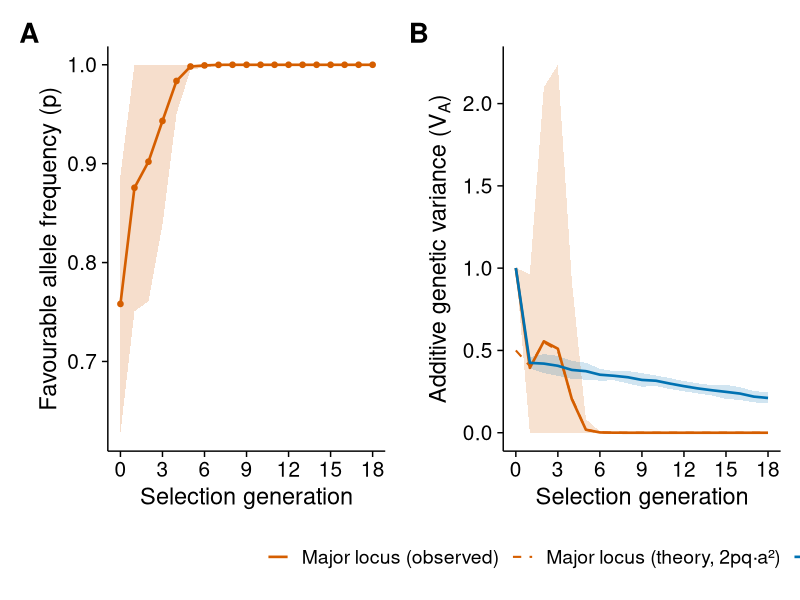
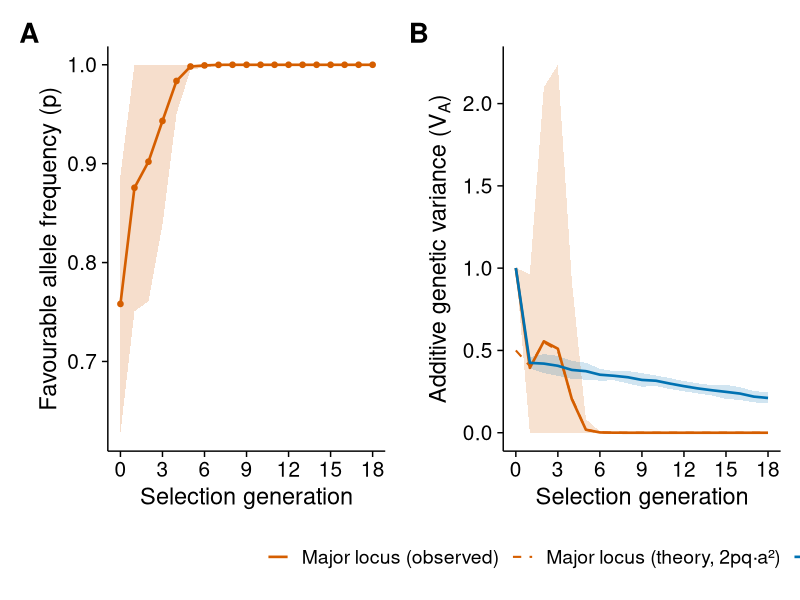
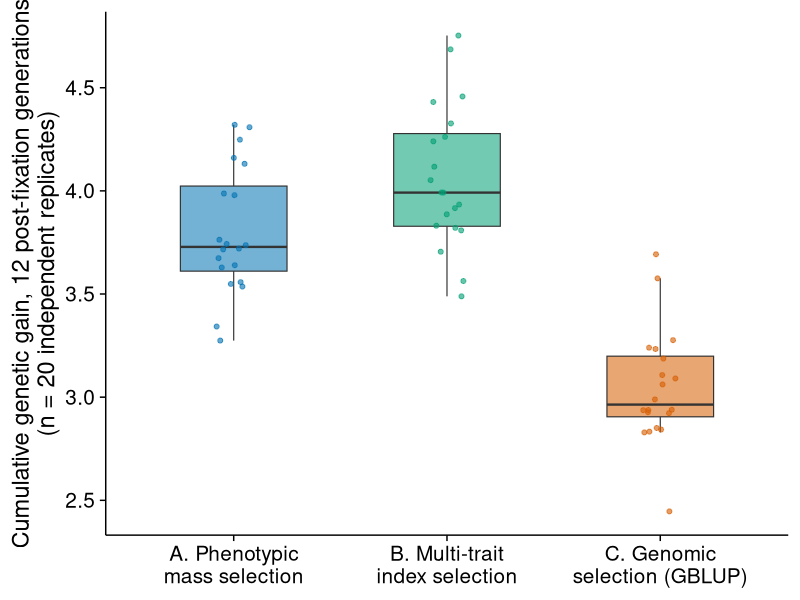
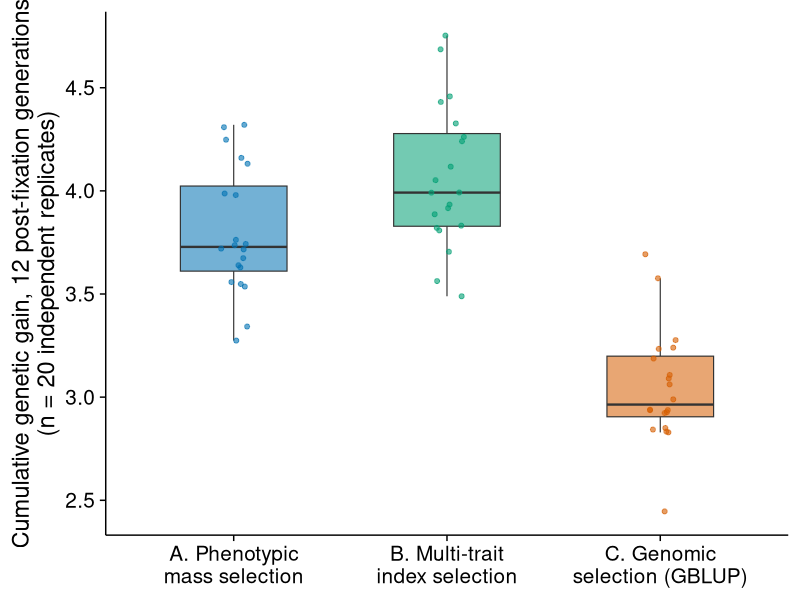

The R source for these figures, in order:
## Nature-style figures from the replicated simulation (N = 20 independent
## replicates). Okabe-Ito colourblind-safe palette, panel labels, no baked-in
## titles, ribbons/error bars derived from real replicate variance.
library(ggplot2)
library(dplyr)

dir.create("../figures", showWarnings = FALSE)

okabe_ito <- c(major = "#D55E00", background = "#0072B2",
               A = "#0072B2", B = "#009E73", C = "#D55E00")

theme_nature <- theme_classic(base_size = 17, base_family = "sans") +
  theme(
    axis.line = element_line(linewidth = 0.5, colour = "black"),
    axis.ticks = element_line(linewidth = 0.5, colour = "black"),
    axis.title = element_text(size = 17),
    axis.text = element_text(size = 15, colour = "black"),
    legend.position = "bottom",
    legend.title = element_blank(),
    legend.text = element_text(size = 15),
    strip.background = element_blank(),
    strip.text = element_text(face = "bold", size = 15, hjust = 0),
    plot.title = element_blank()
  )

## ---------------- Figure 1: Phase 1 (fixation) ----------------
p1 <- read.csv("../outputs/phase1_replicated_log.csv")
## see note in 03_tables.R: report allele-agnostic distance to fixation
p1$p_major <- pmax(p1$p_major, 1 - p1$p_major)

p1_summary <- p1 %>%
  group_by(generation) %>%
  summarise(
    p_mean = mean(p_major), p_sd = sd(p_major),
    VAmaj_mean = mean(VA_major), VAmaj_sd = sd(VA_major),
    VAbg_mean = mean(VA_background), VAbg_sd = sd(VA_background),
    VAtheory_mean = mean(VA_major_theory),
    .groups = "drop"
  )

figA <- ggplot(p1_summary, aes(x = generation)) +
  geom_ribbon(aes(ymin = pmax(0, p_mean - p_sd), ymax = pmin(1, p_mean + p_sd)),
              fill = okabe_ito["major"], alpha = 0.2) +
  geom_line(aes(y = p_mean), colour = okabe_ito["major"], linewidth = 0.9) +
  geom_point(aes(y = p_mean), colour = okabe_ito["major"], size = 1.6) +
  scale_x_continuous(breaks = seq(0, max(p1_summary$generation), 3)) +
  labs(x = "Selection generation", y = "Favourable allele frequency (p)") +
  theme_nature

figB <- ggplot(p1_summary, aes(x = generation)) +
  geom_ribbon(aes(ymin = pmax(0, VAmaj_mean - VAmaj_sd), ymax = VAmaj_mean + VAmaj_sd,
                  fill = "Major locus"), alpha = 0.18) +
  geom_ribbon(aes(ymin = pmax(0, VAbg_mean - VAbg_sd), ymax = VAbg_mean + VAbg_sd,
                  fill = "Polygenic background"), alpha = 0.18) +
  geom_line(aes(y = VAmaj_mean, colour = "Major locus (observed)"), linewidth = 0.9) +
  geom_line(aes(y = VAtheory_mean, colour = "Major locus (theory, 2pq·a²)"),
            linetype = "dashed", linewidth = 0.7) +
  geom_line(aes(y = VAbg_mean, colour = "Polygenic background"), linewidth = 0.9) +
  scale_colour_manual(values = c("Major locus (observed)" = unname(okabe_ito["major"]),
                                   "Major locus (theory, 2pq·a²)" = unname(okabe_ito["major"]),
                                   "Polygenic background" = unname(okabe_ito["background"]))) +
  scale_fill_manual(values = c("Major locus" = unname(okabe_ito["major"]),
                                 "Polygenic background" = unname(okabe_ito["background"])), guide = "none") +
  scale_x_continuous(breaks = seq(0, max(p1_summary$generation), 3)) +
  labs(x = "Selection generation", y = expression("Additive genetic variance ("*V[A]*")")) +
  theme_nature + theme(legend.text = element_text(size = 14))

library(patchwork)
fig1 <- (figA + labs(tag = "A")) + (figB + labs(tag = "B")) +
  plot_layout(ncol = 2) &
  theme(plot.tag = element_text(face = "bold", size = 20))

ggsave("../figures/Figure1_major_locus_fixation.png", fig1, width = 12, height = 5.6, dpi = 320)
ggsave("../figures/Figure1_major_locus_fixation.pdf", fig1, width = 12, height = 5.6)

## ---------------- Figure 2: Phase 2 (three strategies) ----------------
p2 <- read.csv("../outputs/phase2_replicated_summary.csv")
p2_long <- data.frame(
  strategy = rep(c("A. Phenotypic\nmass selection", "B. Multi-trait\nindex selection",
                    "C. Genomic\nselection (GBLUP)"), each = nrow(p2)),
  gain = c(p2$gain_A, p2$gain_B, p2$gain_C)
)
p2_long$strategy <- factor(p2_long$strategy, levels = unique(p2_long$strategy))

fig2 <- ggplot(p2_long, aes(x = strategy, y = gain, fill = strategy)) +
  geom_boxplot(width = 0.5, outlier.shape = NA, alpha = 0.55, linewidth = 0.4) +
  geom_jitter(width = 0.08, size = 1.4, alpha = 0.6, aes(colour = strategy)) +
  scale_fill_manual(values = unname(c(okabe_ito["A"], okabe_ito["B"], okabe_ito["C"])), guide = "none") +
  scale_colour_manual(values = unname(c(okabe_ito["A"], okabe_ito["B"], okabe_ito["C"])), guide = "none") +
  labs(x = NULL, y = "Cumulative genetic gain, 12 post-fixation generations\n(n = 20 independent replicates)") +
  theme_nature + theme(legend.position = "none")

ggsave("../figures/Figure2_three_strategies_comparison.png", fig2, width = 6, height = 5.2, dpi = 300)
ggsave("../figures/Figure2_three_strategies_comparison.pdf", fig2, width = 6, height = 5.2)

cat("Nature-style figures written to simulation/figures/\n")
